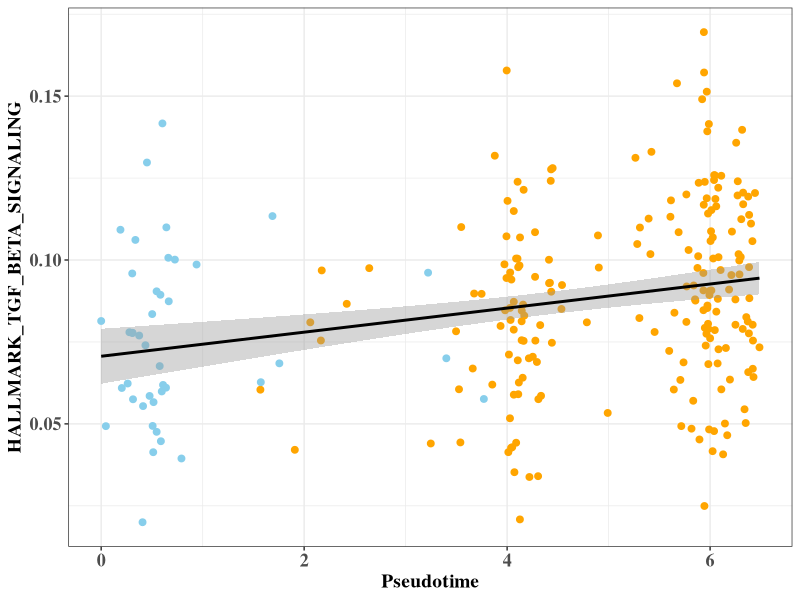

Generate this figure with R:
library(ggplot2)

df = read.table("./pseudotime_hallmark_scatter.txt", header=T, row.names=1, sep="\t")

ggplot(df, aes(x=Pseudotime, y=HALLMARK_TGF_BETA_SIGNALING, color=Type))+
scale_color_manual(values=c("#87CEEB", "#FFA500"))+
geom_point(alpha=1, size=2)+
geom_smooth(method="lm", color="black")+
theme_bw()+
theme(text=element_text(family="Times"), axis.text.x=element_text(face="bold", size=13), axis.text.y=element_text(face="bold", size=13), axis.title=element_text(face="bold", size=14), legend.position="none")







